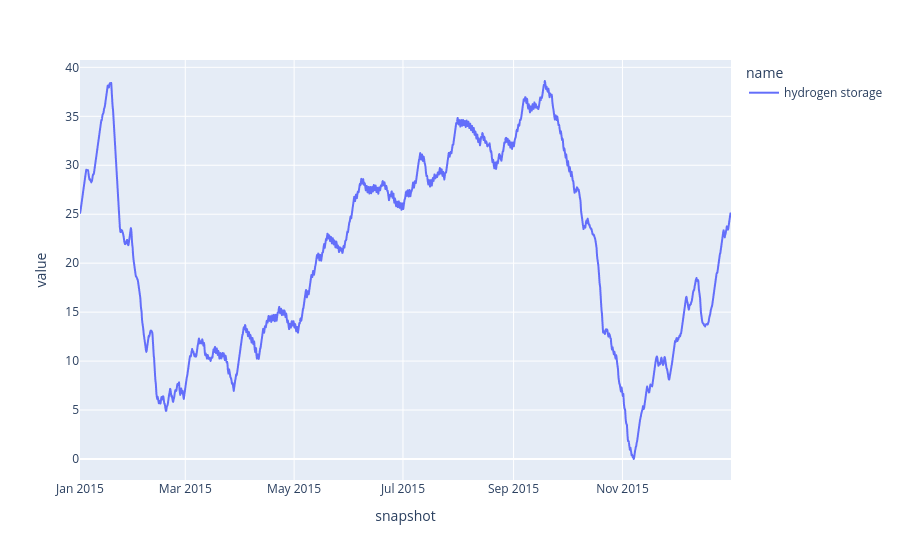

The notebook cell saved with this chart:
### Markdown cell above
Furthermore, we might want to explore the storage state of charge of the hydrogen storage and the balancing patterns:

### Code cell
n.stores_t.e.div(1e6).plot()  # TWh

### Figure 1 — Plotly figure (JSON) as saved in the notebook; plotly's stock layout.template omitted (floating-point values rounded to 4 significant figures; data arrays with more than 128 entries replaced by an {"elided": "..."} marker saying what was removed)
{"data": [{"hovertemplate": "name=hydrogen storage<br>snapshot=%{x}<br>value=%{y}<extra></extra>", "legendgroup": "hydrogen storage", "line": {"color": "#636efa", "dash": "solid"}, "marker": {"symbol": "circle"}, "mode": "lines", "name": "hydrogen storage", "showlegend": true, "type": "scattergl", "x": {"elided": "2190 str values"}, "xaxis": "x", "y": {"elided": "2190 float values"}, "yaxis": "y"}], "layout": {"legend": {"title": {"text": "name"}, "tracegroupgap": 0}, "margin": {"t": 60}, "xaxis": {"anchor": "y", "domain": [0, 1], "title": {"text": "snapshot"}}, "yaxis": {"anchor": "x", "domain": [0, 1], "title": {"text": "value"}}}}
